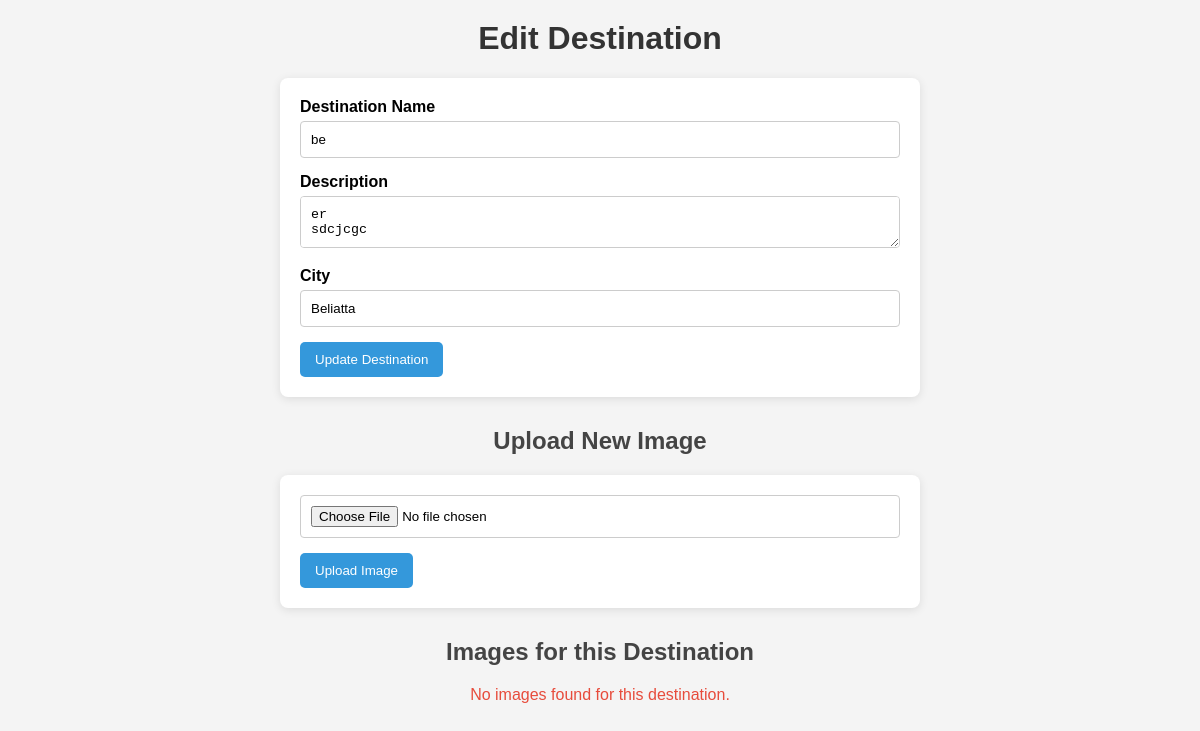
/edit_destination.php?id=3, run on an earlier commit of the app's database.
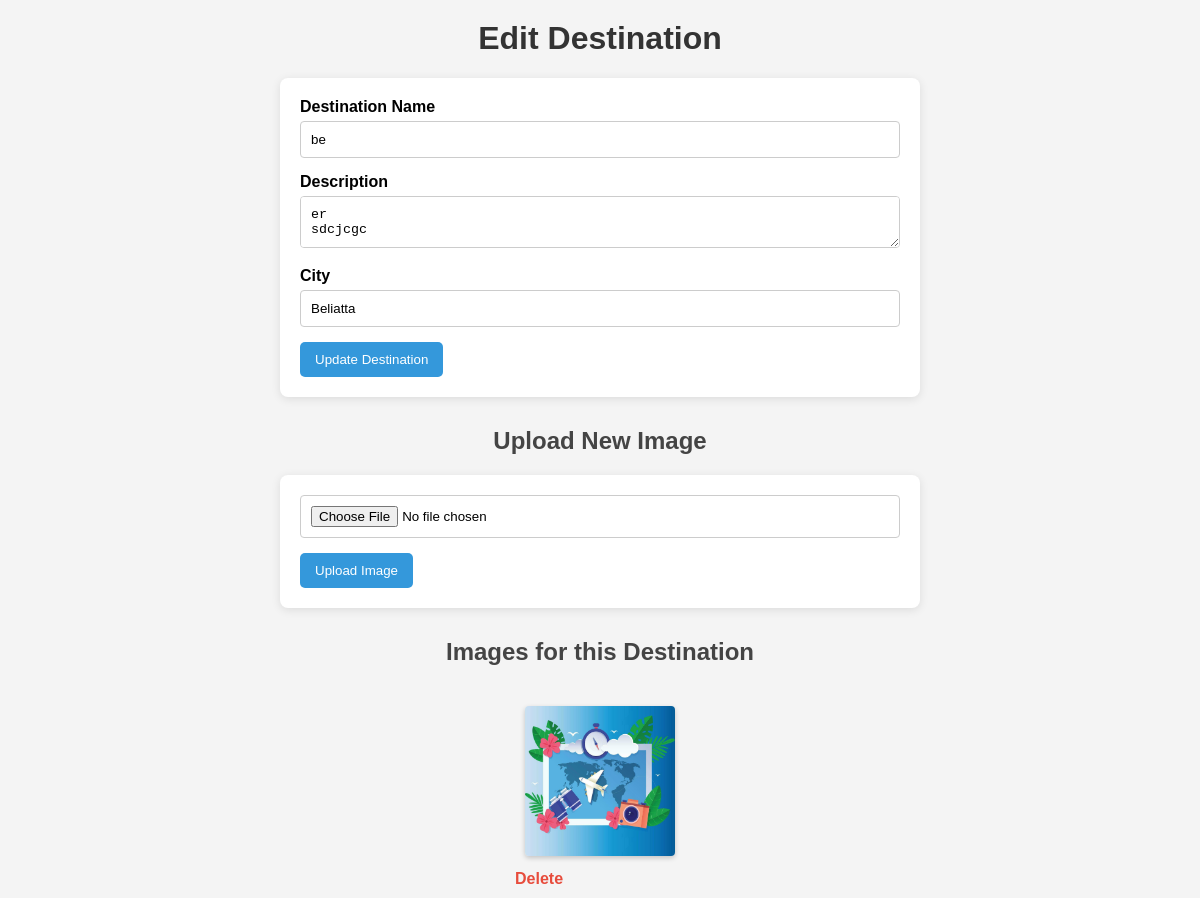
And on a later commit of the database.
### tables this page shows
CREATE TABLE `destination_images` (
  `id` int(11) NOT NULL,
  `destination_id` int(11) NOT NULL,
  `image_url` varchar(255) NOT NULL
);

### edit_destination.php (the view, shortened to what this page needs)
<?php
include 'config.php';
if (isset($_GET['id'])) {
    $destination_id = intval($_GET['id']);
    $result = $conn->query("SELECT * FROM destinations WHERE destination_id = $destination_id");
    $destination = $result->fetch_assoc();
} else {
    echo "No destination selected for editing.";
    exit;
}
$imagesResult = $conn->query("SELECT * FROM destination_images WHERE destination_id = $destination_id");
?>
<!DOCTYPE html>
<html lang="en">
<head>
    <link rel="stylesheet" href="edit_destination.css">
</head>
<body>
    <h1>Edit Destination</h1>
    <form action="edit_destination.php?id=<?php echo $destination_id; ?>" method="POST">
        <label for="desti_name">Destination Name</label>
        <input type="text" id="desti_name" name="desti_name" value="<?php echo htmlspecialchars($destination['desti_name']); ?>" required>
        <label for="desti_description">Description</label>
        <textarea id="desti_description" name="desti_description" required><?php echo htmlspecialchars($destination['desti_description']); ?></textarea>
        <label for="city">City</label>
        <input type="text" id="city" name="city" value="<?php echo htmlspecialchars($destination['city']); ?>" required>
        <button type="submit" name="update_destination">Update Destination</button>
    </form>
    <h2>Upload New Image</h2>
    <form action="edit_destination.php?id=<?php echo $destination_id; ?>" method="POST" enctype="multipart/form-data">
        <input type="file" name="image" accept="image/*" required>
        <button type="submit" name="upload_image">Upload Image</button>
    </form>
    <h2>Images for this Destination</h2>
    <?php if ($imagesResult->num_rows > 0): ?>
        <div>
            <?php while ($image = $imagesResult->fetch_assoc()): ?>
                <div style="display: inline-block; margin: 10px;">
                    <img src="<?php echo htmlspecialchars($image['image_url']); ?>" alt="Image" style="width: 150px; height: auto;">
                    <br>
                    <a href="edit_destination.php?id=<?php echo $destination_id; ?>&delete_image=<?php echo $image['id']; ?>" onclick="return confirm('Are you sure you want to delete this image?');">Delete</a>
                </div>
            <?php endwhile; ?>
        </div>
    <?php else: ?>
        <p>No images found for this destination.</p>
    <?php endif; ?>
</body>
</html>

What changed in the data, as far as the page shows it:
added destination_images: image_url (picture)
Also different on the page:
text no longer shown: "No images found for this destination."
